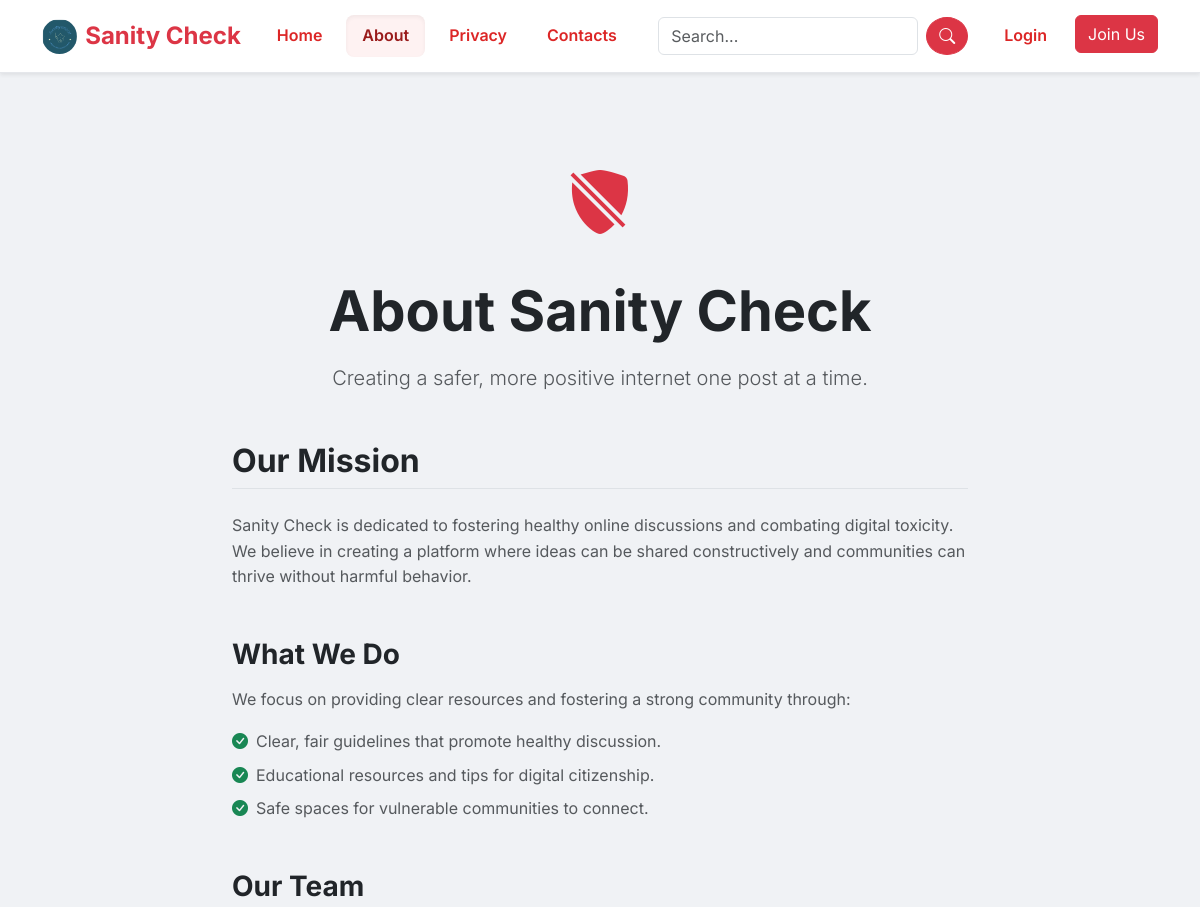
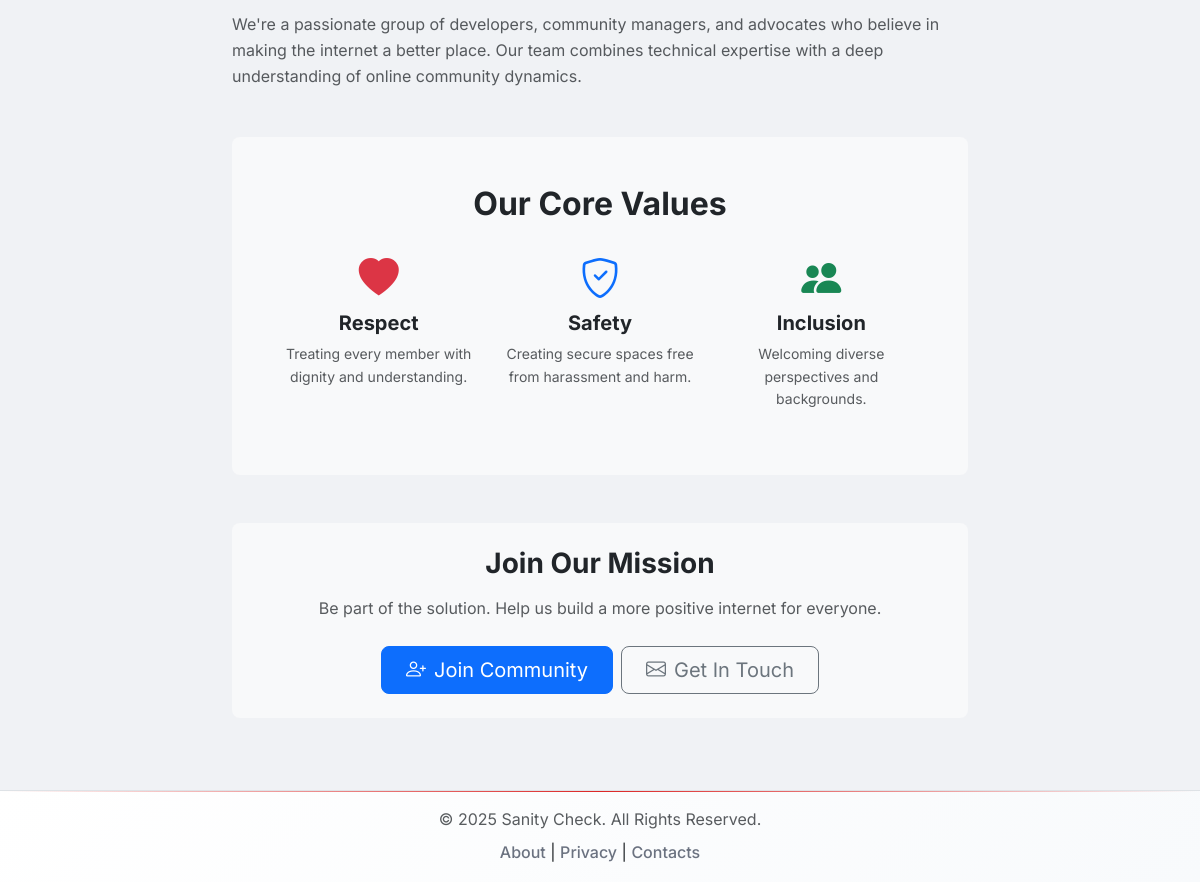
The page /about/ on the database its author committed (2 pictures, top to bottom).
### blog/models.py (models this page shows, shortened)
class SiteSettings(models.Model):
    site_name = models.CharField(max_length=100, default="Sanity Check")
    logo = models.ImageField(upload_to='logo/', blank=True, null=True)
    favicon = models.ImageField(upload_to='logo/', blank=True, null=True)
    class Meta:
        verbose_name_plural = "Site Settings"

### blog/views.py (the view)
# urls.py: path('about/', views.about, name='about'),
def about(request):
    return render(request, 'blog/about.html')

### blog/context_processors.py (called while the page is built)
def extras_context(request):
    context = {
        'unread_notifications_count': 0,
        'all_genres': Genre.objects.all(),
        'site_settings': SiteSettings.objects.first()
    }
    if request.user.is_authenticated:
        context['unread_notifications_count'] = Notification.objects.filter(user=request.user, read=False).count()
    return context

### blog/templates/blog/about.html (shortened to what this page needs)
{% extends 'base.html' %}
{% block content %}
<div class="row justify-content-center">
    <div class="col-lg-8">
        <div class="text-center my-5">
            <div class="mb-4">
                <i class="bi bi-shield-slash-fill text-danger" style="font-size: 4rem;"></i>
            </div>
            <h1 class="display-4 fw-bold text-dark mb-3">About Sanity Check</h1>
            <p class="lead text-muted">Creating a safer, more positive internet one post at a time.</p>
        </div>
        <div class="mb-5">
            <h2 class="fw-bold text-dark border-bottom pb-2 mb-4">Our Mission</h2>
            <p class="text-muted">
                Sanity Check is dedicated to fostering healthy online discussions and combating digital toxicity. We believe in creating a platform where ideas can be shared constructively and communities can thrive without harmful behavior.
            </p>
            <h3 class="fw-bold text-dark mt-5 mb-3">What We Do</h3>
            <p class="text-muted">
                We focus on providing clear resources and fostering a strong community through:
            </p>
            <ul class="list-unstyled text-muted">
                <li class="mb-2"><i class="bi bi-check-circle-fill text-success me-2"></i>Clear, fair guidelines that promote healthy discussion.</li>
                <li class="mb-2"><i class="bi bi-check-circle-fill text-success me-2"></i>Educational resources and tips for digital citizenship.</li>
                <li class="mb-0"><i class="bi bi-check-circle-fill text-success me-2"></i>Safe spaces for vulnerable communities to connect.</li>
            </ul>
             <h3 class="fw-bold text-dark mt-5 mb-3">Our Team</h3>
             <p class="text-muted">
                We're a passionate group of developers, community managers, and advocates who believe in making the internet a better place. Our team combines technical expertise with a deep understanding of online community dynamics.
             </p>
        </div>
        <div class="bg-light p-4 p-md-5 rounded-3 mb-5">
            <h2 class="fw-bold mb-4 text-center text-dark">Our Core Values</h2>
            <div class="row">
                <div class="col-md-4 text-center mb-4 mb-md-0">
                    <i class="bi bi-heart-fill text-danger mb-3" style="font-size: 2.5rem;"></i>
                    <h5 class="fw-bold">Respect</h5>
                    <p class="text-muted small">Treating every member with dignity and understanding.</p>
                </div>
                <div class="col-md-4 text-center mb-4 mb-md-0">
                    <i class="bi bi-shield-check text-primary mb-3" style="font-size: 2.5rem;"></i>
                    <h5 class="fw-bold">Safety</h5>
                    <p class="text-muted small">Creating secure spaces free from harassment and harm.</p>
                </div>
                <div class="col-md-4 text-center">
                    <i class="bi bi-people-fill text-success mb-3" style="font-size: 2.5rem;"></i>
                    <h5 class="fw-bold">Inclusion</h5>
                    <p class="text-muted small">Welcoming diverse perspectives and backgrounds.</p>
                </div>
            </div>
        </div>
        <div class="text-center p-4 rounded-3 mb-5" style="background-color: #f8f9fa;">
            <h3 class="fw-bold mb-3 text-dark">Join Our Mission</h3>
            <p class="text-muted mb-4">
                Be part of the solution. Help us build a more positive internet for everyone.
            </p>
            <div class="d-grid gap-2 d-sm-flex justify-content-sm-center">
                <a href="{% url 'register' %}" class="btn btn-primary btn-lg px-4 gap-3">
                    <i class="bi bi-person-plus me-2"></i>Join Community
                </a>
                <a href="{% url 'contacts' %}" class="btn btn-outline-secondary btn-lg px-4">
                    <i class="bi bi-envelope me-2"></i>Get In Touch
                </a>
            </div>
        </div>
    </div>
</div>
{% endblock %}

### templates/base.html (shortened to what this page needs)
{% load static %}
<!DOCTYPE html>
<html lang="en">
<head>
  <link href="https://cdn.jsdelivr.net/npm/bootstrap@5.3.2/dist/css/bootstrap.min.css" rel="stylesheet" />
  <link rel="stylesheet" href="https://cdn.jsdelivr.net/npm/bootstrap-icons@1.11.3/font/bootstrap-icons.css"/>
  <link rel="stylesheet" href="{% static 'css/style.css' %}">
</head>
<body>
  <nav class="navbar navbar-expand-lg navbar-light bg-white fixed-top shadow-sm">
    <div class="container">
      <a class="navbar-brand d-flex align-items-center" href="{% url 'post_list' %}">
        {% if site_settings.logo %}
          <img src="{{ site_settings.logo.url }}" alt="{{ site_settings.site_name }} Logo" height="35" class="me-2 rounded-circle">
        {% else %}
          <i class="bi bi-shield-check-fill me-2"></i>
        {% endif %}
        <span class="fw-bold text-danger">{{ site_settings.site_name }}</span>
      </a>
      <div class="collapse navbar-collapse" id="navbarNav">
        <ul class="navbar-nav me-auto">
          <li class="nav-item"><a class="nav-link {% if request.resolver_match.url_name == 'post_list' %}active{% endif %}" href="{% url 'post_list' %}">Home</a></li>
          <li class="nav-item"><a class="nav-link {% if request.resolver_match.url_name == 'about' %}active{% endif %}" href="{% url 'about' %}">About</a></li>
          <li class="nav-item"><a class="nav-link {% if request.resolver_match.url_name == 'privacy' %}active{% endif %}" href="{% url 'privacy' %}">Privacy</a></li>
          <li class="nav-item"><a class="nav-link {% if request.resolver_match.url_name == 'contacts' %}active{% endif %}" href="{% url 'contacts' %}">Contacts</a></li>
        </ul>
        <form class="d-flex me-3" method="get" action="{% url 'search_results' %}">
          <input class="form-control me-2" type="search" name="q" placeholder="Search...">
          <button class="btn btn-danger rounded-circle" type="submit"><i class="bi bi-search"></i></button>
        </form>
        <ul class="navbar-nav">
          {% if user.is_authenticated %}
            <li class="nav-item notification-badge me-2">
              <a class="nav-link" href="{% url 'dashboard' %}" title="Dashboard & Notifications">
                <i class="bi bi-bell-fill fs-5"></i>
                {% if unread_notifications_count > 0 %}
                  <span class="badge bg-danger rounded-pill badge-count">{{ unread_notifications_count }}</span>
                {% endif %}
              </a>
            </li>
            <li class="nav-item dropdown">
              <a class="nav-link dropdown-toggle" href="#" role="button" data-bs-toggle="dropdown"><i class="bi bi-person-circle fs-5"></i></a>
              <ul class="dropdown-menu dropdown-menu-end">
                <li><h6 class="dropdown-header">Welcome, {{ user.username|title }}</h6></li>
                <li><hr class="dropdown-divider"></li>
                <li><a class="dropdown-item" href="{% url 'profile_page' username=user.username %}"><i class="bi bi-person-fill me-2"></i>My Profile</a></li>
                <li><a class="dropdown-item" href="{% url 'dashboard' %}"><i class="bi bi-speedometer2 me-2"></i>Dashboard</a></li>
                {% if perms.blog.add_post %}
                  <li><a class="dropdown-item" href="{% url 'post_create' %}"><i class="bi bi-plus-circle me-2"></i>Create Post</a></li>
                {% endif %}
                {% if user.is_superuser %}
                  <li><a class="dropdown-item" href="{% url 'admin_dashboard' %}"><i class="bi bi-gear-fill me-2"></i>Admin Tools</a></li>
                {% endif %}
                <li><hr class="dropdown-divider" /></li>
                <li>
                  <form method="post" action="{% url 'logout' %}">
                    {% csrf_token %}
                    <button type="submit" class="dropdown-item"><i class="bi bi-box-arrow-right me-2"></i>Logout</button>
                  </form>
                </li>
              </ul>
            </li>
          {% else %}
            <li class="nav-item"><a class="nav-link" href="{% url 'login' %}">Login</a></li>
            <li class="nav-item"><a class="btn btn-danger ms-2" href="{% url 'register' %}">Join Us</a></li>
          {% endif %}
        </ul>
      </div>
    </div>
  </nav>
  <main class="container py-4">
    {% block content %}{% endblock %}
  </main>
  <footer class="footer mt-auto py-3 bg-light border-top">
    <div class="container text-center">
      <span class="text-muted">© {% now "Y" %} {{ site_settings.site_name }}. All Rights Reserved.</span>
      <div class="mt-2">
        <a href="{% url 'about' %}">About</a> |
        <a href="{% url 'privacy' %}">Privacy</a> |
        <a href="{% url 'contacts' %}">Contacts</a>
      </div>
    </div>
  </footer>
</body>
</html>

### blog/static/css/style.css (style rules this page uses)
:root { --primary-red: #DC2626; --primary-dark: #991B1B; --accent: #FEF2F2; --gray-dark: #1F2937; --gray-medium: #6B7280; --gray-light: #F9FAFB; --white: #FFFFFF; --font-main: 'Inter', -apple-system, BlinkMacSystemFont, 'Segoe UI', sans-serif; --shadow-sm: 0 1px 2px 0 rgb(0 0 0 / 0.05); --shadow-md: 0 4px 6px -1px rgb(0 0 0 / 0.1), 0 2px 4px -2px rgb(0 0 0 / 0.1); --shadow-lg: 0 10px 15px -3px rgb(0 0 0 / 0.1), 0 4px 6px -4px rgb(0 0 0 / 0.1); --shadow-xl: 0 20px 25px -5px rgb(0 0 0 / 0.1), 0 8px 10px -6px rgb(0 0 0 / 0.1); }
* { margin: 0; padding: 0; box-sizing: border-box; }
body { font-family: var(--font-main); background: linear-gradient(135deg, #f5f7fa 0%, #c3cfe2 100%); color: var(--gray-dark); padding-top: 80px; display: flex; flex-direction: column; min-height: 100vh; line-height: 1.6; }
main { flex-grow: 1; position: relative; }
.navbar { background: rgba(255, 255, 255, 0.85) !important; backdrop-filter: blur(15px); box-shadow: var(--shadow-md); border-bottom: 1px solid #e5e7eb; padding: 0.75rem 0; transition: all 0.3s ease; }
.navbar-brand { font-weight: 700; font-size: 1.5rem; color: var(--primary-red) !important; }
.nav-link { color: var(--gray-dark) !important; font-weight: 600; padding: 0.5rem 1rem !important; border-radius: 8px; margin: 0 0.25rem; transition: all 0.2s ease-in-out; }
.nav-link.active { color: var(--primary-red) !important; background-color: var(--accent); box-shadow: inset 0 2px 4px rgba(0,0,0,0.05); }
footer { background: linear-gradient(135deg, var(--white) 0%, #f8fafc 100%); border-top: 1px solid #e5e7eb; padding: 3rem 0 2rem 0; margin-top: 4rem; position: relative; }
footer::before { content: ''; position: absolute; top: 0; left: 0; right: 0; height: 1px; background: linear-gradient(90deg, transparent, var(--primary-red), transparent); }
footer a { color: var(--gray-medium); text-decoration: none; transition: all 0.3s ease; font-weight: 500; position: relative; }
footer a::after { content: ''; position: absolute; width: 0; height: 2px; bottom: -2px; left: 0; background: var(--primary-red); transition: width 0.3s ease; }
.container { position: relative; }
html { scroll-behavior: smooth; }
a { transition: all 0.3s cubic-bezier(0.4, 0, 0.2, 1); }
body { background: #f0f2f5 !important; color: #212529; }
.navbar { background: #ffffff !important; backdrop-filter: none !important; }
.navbar-brand, .nav-link { color: var(--primary-red) !important; }
.nav-link:hover, .nav-link.active { color: var(--primary-dark) !important; background-color: var(--accent) !important; }

### rows shown on the page
SiteSettings: logo (picture), site_name "Sanity Check"
